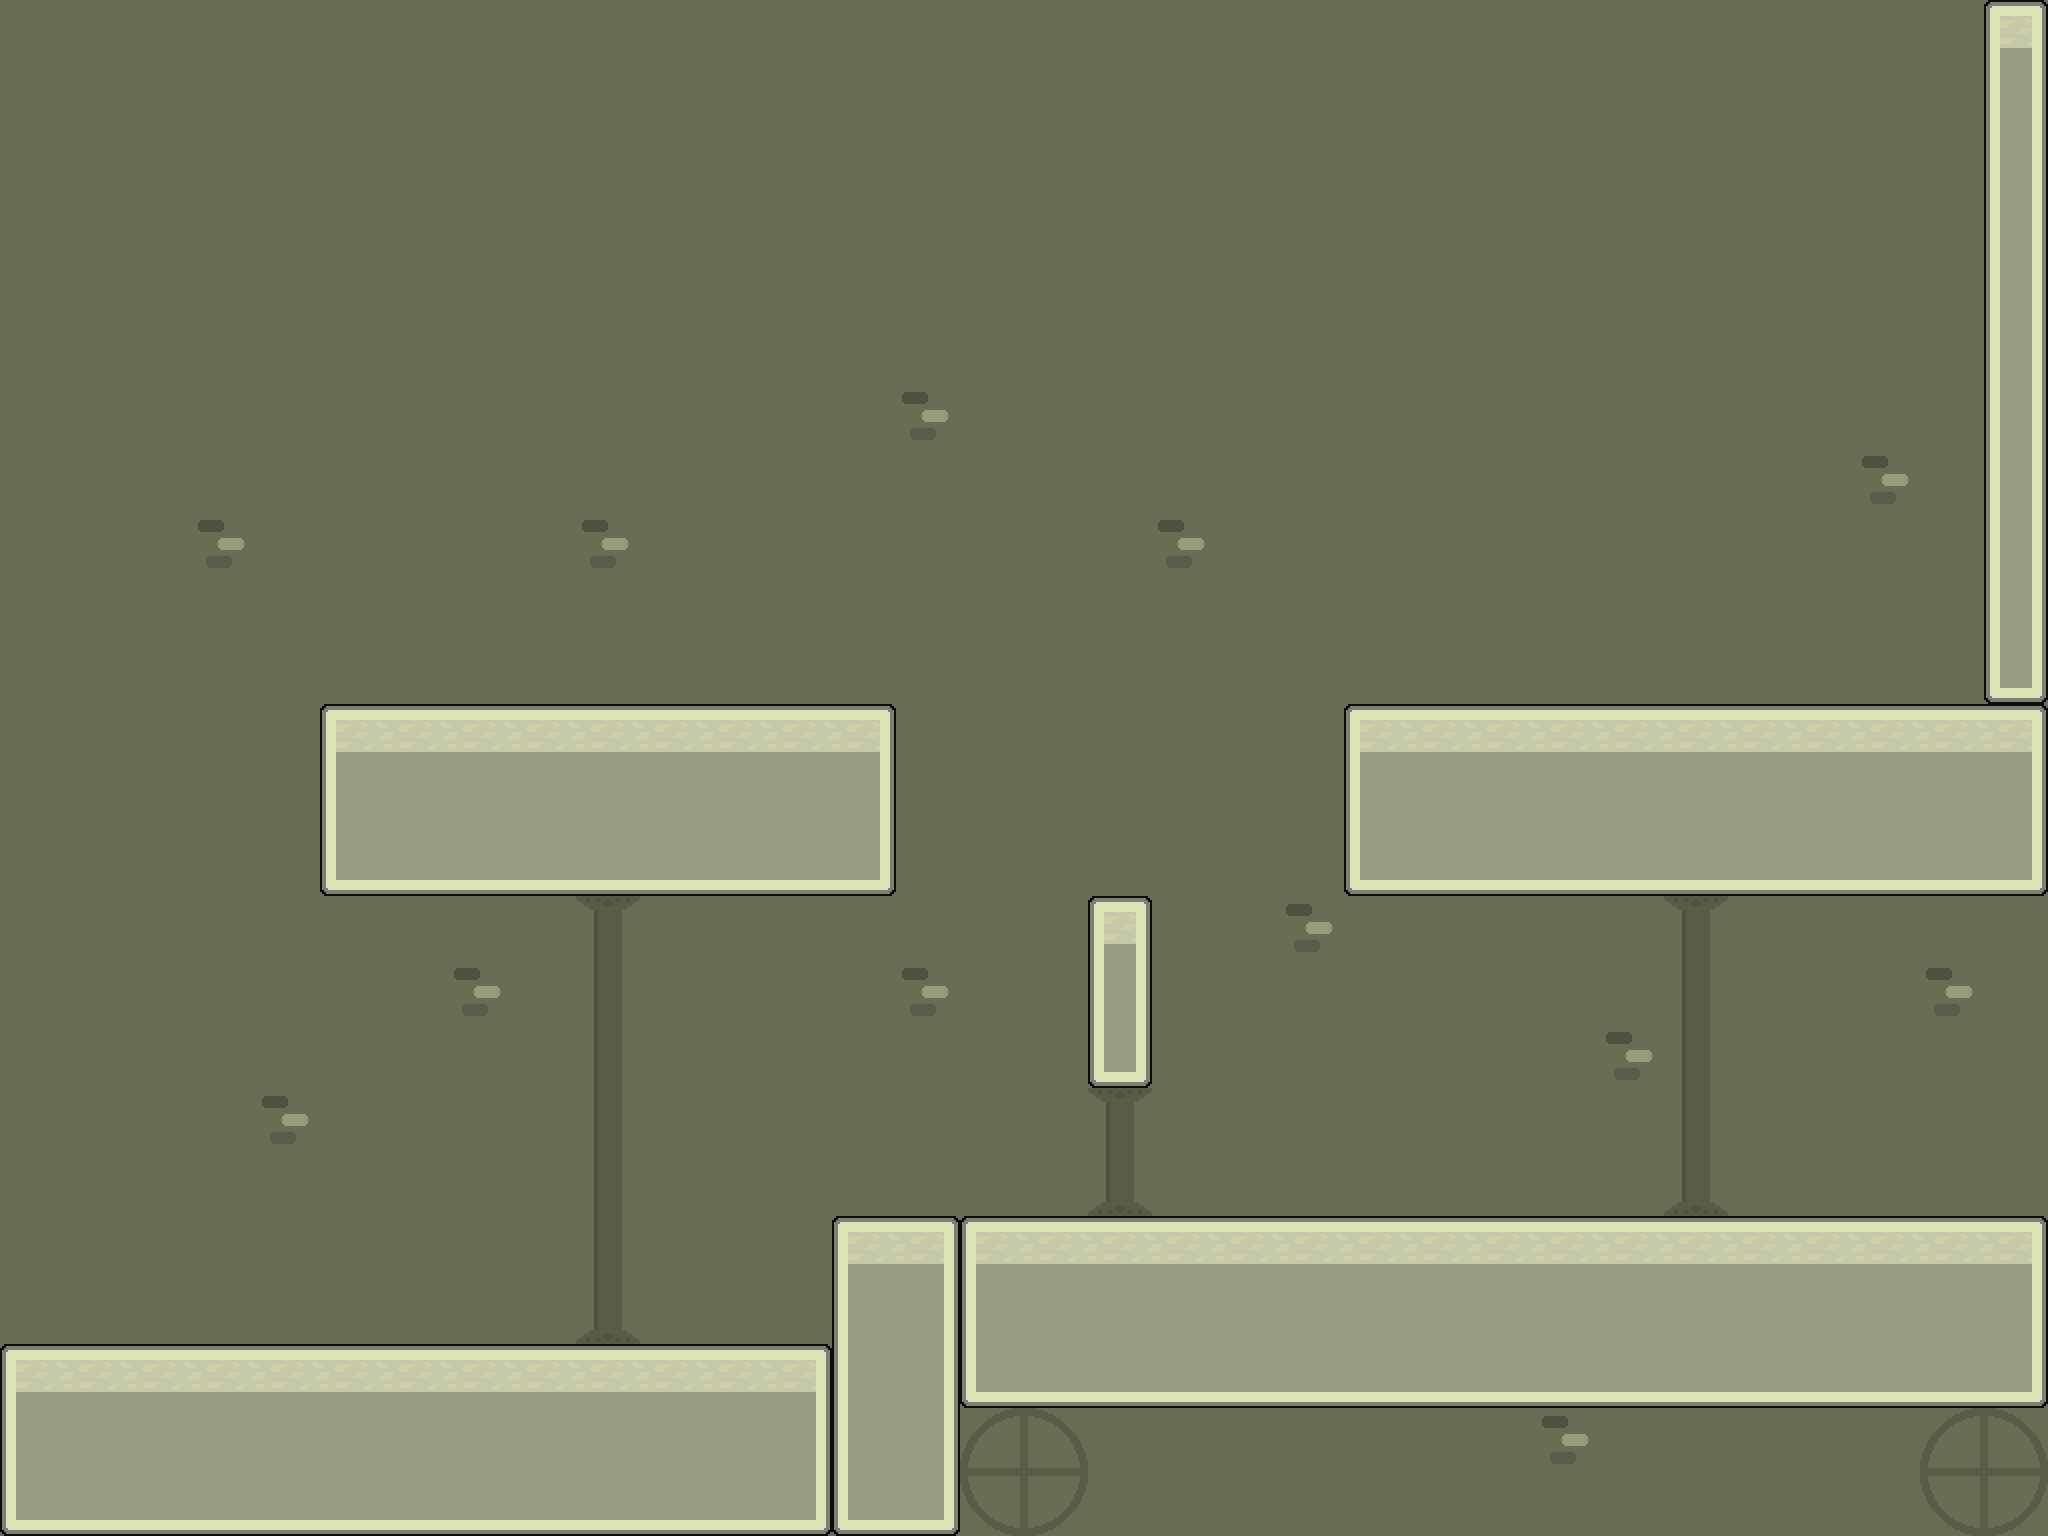

A level layout from a 2D game, rendered from its tile map. Below: a short description, then the map file with tile-grid data replaced by summaries:
An orthogonal 32x24 tile map with 64x64 px tiles, 3 tile layers (bg, second back, tiles), 2 tilesets and 36 objects (10x Floor, 9x Coin, 4x Camera, 4x Enemy, 3x Door, ...).

<map version="1.2" tiledversion="1.2.0" orientation="orthogonal" renderorder="right-down" width="32" height="24" tilewidth="64" tileheight="64" infinite="0" nextlayerid="5" nextobjectid="41">
 <tileset firstgid="1" source="L1 Acc.tsx" />
 <tileset firstgid="17" source="First level tiles.tsx" />
 <layer id="1" name="bg" width="32" height="24">
  <data>[768 cells, 768 non-empty, 1 distinct tile ids]</data>
 </layer>
 <layer id="2" name="second back" width="32" height="24">
  <data>[768 cells, 34 non-empty, 8 distinct tile ids]</data>
 </layer>
 <layer id="3" name="tiles" width="32" height="24">
  <data>[768 cells, 174 non-empty, 12 distinct tile ids]</data>
 </layer>
 <objectgroup id="4" name="Object Layer 1">
  <object id="2" name="Floor" x="0" y="1344" width="960" height="192" />
  <object id="3" name="Floor" x="832" y="1216" width="1216" height="192" />
  <object id="4" name="Floor" x="320" y="704" width="576" height="192" />
  <object id="5" name="Floor" x="1344" y="704" width="704" height="192" />
  <object id="6" name="Floor" x="1088" y="896" width="64" height="192" />
  <object id="7" name="Door" x="0" y="1200" width="15" height="144">
   <properties>
    <property name="direction" value="left" />
    <property name="open" value="0" />
    <property name="openKeys" value="4" />
    <property name="openTo" value="5" />
   </properties>
  </object>
  <object id="8" name="Floor" x="0" y="256" width="15" height="944">
   <properties>
    <property name="door" value="1" />
   </properties>
  </object>
  <object id="9" name="Camera" x="832" y="1536" width="64" height="64">
   <properties>
    <property name="direction" value="3" />
   </properties>
  </object>
  <object id="10" name="Camera" x="-64" y="896" width="64" height="64">
   <properties>
    <property name="direction" value="4" />
   </properties>
  </object>
  <object id="11" name="Camera" x="896" y="-64" width="64" height="64">
   <properties>
    <property name="direction" value="1" />
   </properties>
  </object>
  <object id="12" name="Camera" x="2048" y="640" width="64" height="64">
   <properties>
    <property name="direction" value="2" />
   </properties>
  </object>
  <object id="14" name="Floor" x="2048" y="896" width="64" height="320" />
  <object id="15" name="Door" x="1856" y="512" width="128" height="192">
   <properties>
    <property name="direction" value="back" />
    <property name="open" value="0" />
    <property name="openKeys" value="2" />
    <property name="openTo" value="9" />
   </properties>
  </object>
  <object id="16" name="Start" x="1024" y="768" width="64" height="64">
   <properties>
    <property name="direction" value="back2" />
   </properties>
  </object>
  <object id="19" name="Player" x="1856" y="1088" width="64" height="64">
   <properties>
    <property name="direction" value="back2" />
   </properties>
  </object>
  <object id="20" name="Player" x="1792" y="576" width="64" height="64">
   <properties>
    <property name="direction" value="back" />
   </properties>
  </object>
  <object id="21" name="Start" x="1024" y="0" width="64" height="64">
   <properties>
    <property name="direction" value="back" />
   </properties>
  </object>
  <object id="22" name="Enemy" x="640" y="1216" width="64" height="64">
   <properties>
    <property name="Etype" value="1" />
    <property name="keyReq" value="0" />
    <property name="mode" value="standard" />
    <property name="number" value="0" />
   </properties>
  </object>
  <object id="23" name="Enemy" x="1536" y="1088" width="64" height="64">
   <properties>
    <property name="Etype" value="4" />
    <property name="keyReq" value="0" />
    <property name="mode" value="standard" />
    <property name="number" value="1" />
   </properties>
  </object>
  <object id="24" name="Enemy" x="640" y="576" width="64" height="64">
   <properties>
    <property name="Etype" value="2" />
    <property name="keyReq" value="0" />
    <property name="mode" value="standard" />
    <property name="number" value="2" />
   </properties>
  </object>
  <object id="25" name="Enemy" x="1664" y="576" width="64" height="64">
   <properties>
    <property name="Etype" value="3" />
    <property name="keyReq" value="0" />
    <property name="mode" value="standard" />
    <property name="number" value="3" />
   </properties>
  </object>
  <object id="26" name="Coin" x="448" y="576" width="64" height="64">
   <properties>
    <property name="number" value="0" />
    <property name="value" value="4" />
   </properties>
  </object>
  <object id="27" name="Coin" x="512" y="576" width="64" height="64">
   <properties>
    <property name="number" value="1" />
    <property name="value" value="4" />
   </properties>
  </object>
  <object id="28" name="Coin" x="448" y="512" width="64" height="64">
   <properties>
    <property name="number" value="2" />
    <property name="value" value="4" />
   </properties>
  </object>
  <object id="29" name="Coin" x="512" y="512" width="64" height="64">
   <properties>
    <property name="number" value="3" />
    <property name="value" value="4" />
   </properties>
  </object>
  <object id="30" name="Coin" x="1024" y="1088" width="64" height="64">
   <properties>
    <property name="number" value="4" />
    <property name="value" value="4" />
   </properties>
  </object>
  <object id="31" name="Coin" x="1152" y="1088" width="64" height="64">
   <properties>
    <property name="number" value="5" />
    <property name="value" value="4" />
   </properties>
  </object>
  <object id="32" name="Coin" x="128" y="768" width="64" height="64">
   <properties>
    <property name="number" value="6" />
    <property name="value" value="4" />
   </properties>
  </object>
  <object id="33" name="Coin" x="192" y="768" width="64" height="64">
   <properties>
    <property name="number" value="7" />
    <property name="value" value="4" />
   </properties>
  </object>
  <object id="34" name="Floor" x="1984" y="0" width="64" height="704" />
  <object id="35" name="Floor" x="0" y="-64" width="1984" height="64" />
  <object id="36" name="Coin" x="1920" y="192" width="64" height="64">
   <properties>
    <property name="number" value="8" />
    <property name="value" value="4" />
   </properties>
  </object>
  <object id="37" name="Player" x="64" y="1216" width="64" height="64">
   <properties>
    <property name="direction" value="right" />
   </properties>
  </object>
  <object id="38" name="Start" x="0" y="768" width="64" height="64">
   <properties>
    <property name="direction" value="right" />
   </properties>
  </object>
  <object id="39" name="Floor" x="0" y="0" width="15" height="256">
   <properties>
    <property name="door" value="1" />
   </properties>
  </object>
  <object id="40" name="Door" x="1920" y="1024" width="128" height="192">
   <properties>
    <property name="direction" value="back2" />
    <property name="open" value="0" />
    <property name="openKeys" value="3" />
    <property name="openTo" value="6" />
   </properties>
  </object>
 </objectgroup>
</map>
